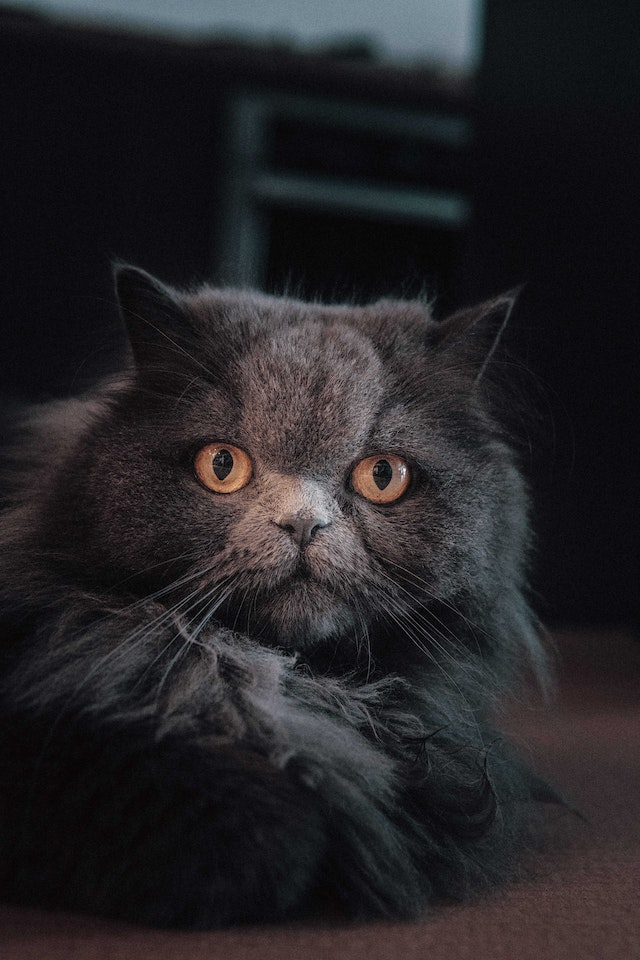
#> input picture Images/2.jpg, 640 x 960 px, found by its file name
$ python countours.py
#> lines starting #> are read from the running program, lines starting #| are printed output that depends on the picture; after the words box and inside, x2 and y2 are one past the last pixel; in counts of white or black regions, pixels touching at a corner belong together
import cv2 as cv
import numpy as np

image = cv.imread("2.jpg")
#> image is the input picture: shape (960, 640, 3); mean B, G, R 38.5, 35.5, 37.3
cv.imshow("Cat",image)


blank = np.zeros(image.shape,dtype='uint8')
cv.imshow("Blank",blank)

#make it gray scale
gray = cv.cvtColor(image,cv.COLOR_BGR2GRAY)
cv.imshow("Gray",gray)

#blurring the image with Gaussian blur
blur = cv.GaussianBlur(gray,(3,3),cv.BORDER_DEFAULT)
cv.imshow("Blur",blur)

#get the edges with canny
canny = cv.Canny(blur,125,175)
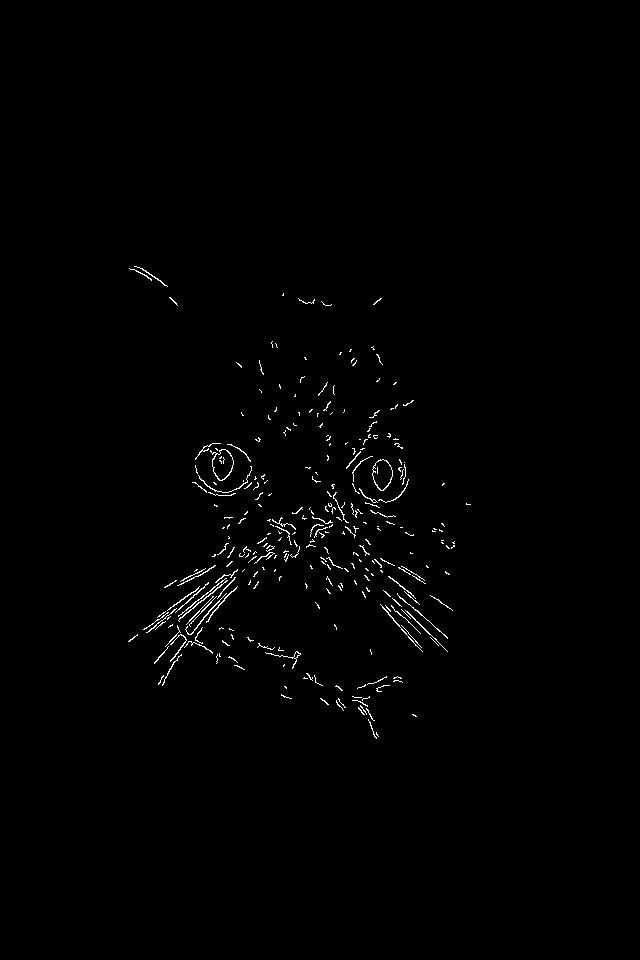
#> canny: shape (960, 640); 0.77% white in thin lines or dots, all inside (x1, y1, x2, y2) = (128, 266, 471, 739)
cv.imshow("Canny",canny)

#find countours
contours,hierarchy = cv.findContours(canny,cv.RETR_LIST,cv.CHAIN_APPROX_NONE) # RETR_LIST means that we need all the countours
#> contours = 299 contours, 283 with area under 20; largest, box (x1, y1, x2, y2) and area: (210, 449, 234, 481) 474, (372, 459, 393, 491) 454, (212, 449, 234, 481) 446, (372, 459, 393, 491) 430, (178, 580, 228, 622) 36
print(f'{len(contours)} contours detected!')
#| 299 contours detected!


#NOTE: we can also use the threshold method to draw contours
ret,thresh = cv.threshold(gray,125,255,cv.THRESH_BINARY) #this means that all the contours whose value is less than 125 are 0 and the rest are 1
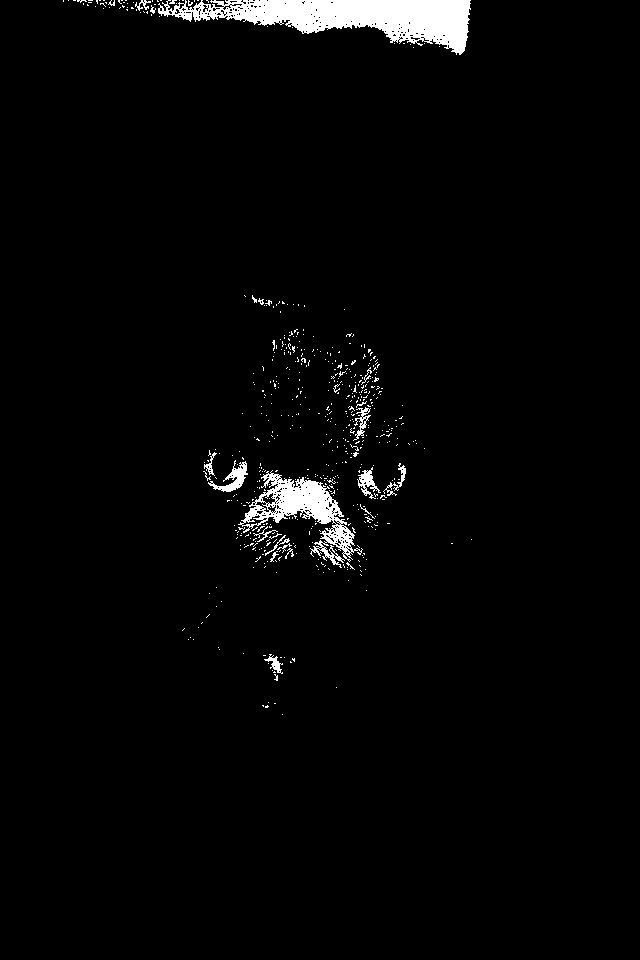
#> thresh: shape (960, 640); 2.5% white; 576 white regions (554 under 20 px), largest, box (x1, y1, x2, y2) and area: (158, 0, 471, 55) 8380, (238, 470, 363, 568) 3576, (208, 460, 248, 492) 435
cv.imshow("Thresh",thresh)

#drawing the contours
#> (the run stopped early here; a loop or call above may not have finished)

$ run again, with Images/3.jpg copied over Images/2.jpg
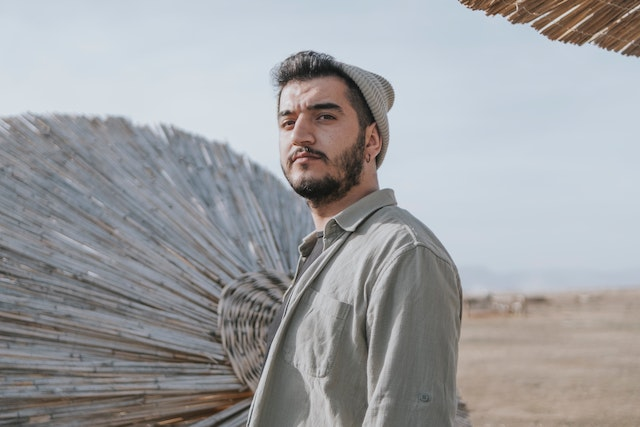
#> input picture Images/3.jpg, 640 x 427 px, found by its file name
#> image is the input picture: shape (427, 640, 3); mean B, G, R 161.9, 159.5, 158.6
#> `canny = cv.Canny(blur,125,175)`:
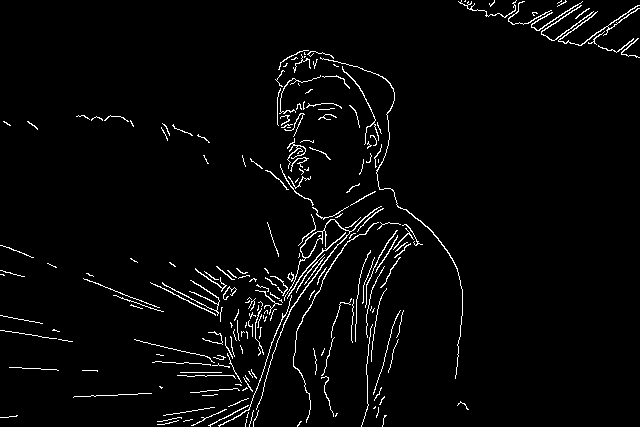
#> canny: shape (427, 640); 3% white in thin lines or dots
#> contours = 214 contours, 195 with area under 20; largest, box (x1, y1, x2, y2) and area: (256, 206, 382, 410) 392, (300, 231, 323, 258) 260, (558, 5, 640, 46) 88, (320, 57, 463, 379) 78, (293, 222, 379, 423) 68
#| 214 contours detected!
#> `ret,thresh = cv.threshold(gray,125,255,cv.THRESH_BINARY)`:
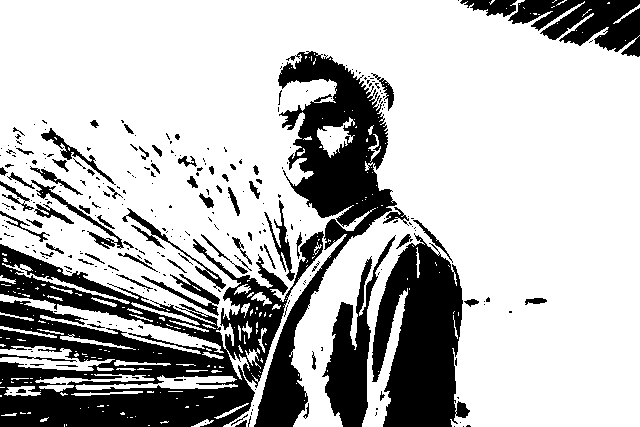
#> thresh: shape (427, 640); 72.8% white; 293 black regions (218 under 20 px), largest, box (x1, y1, x2, y2) and area: (0, 231, 324, 427) 27874, (254, 51, 397, 427) 15687, (372, 233, 470, 427) 12459
